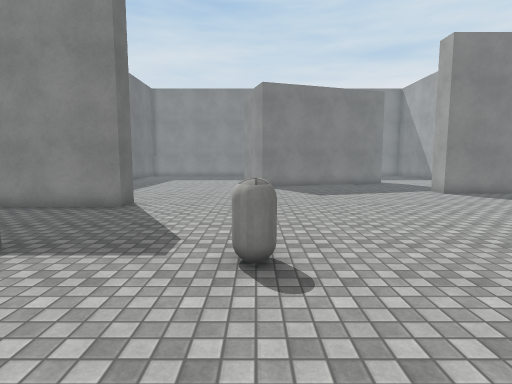
view 1 (above)

16 first-person views from a walk through a 3-D level made in the Unity game engine. The camera is 1.5 m above the floor, tilts 6° down and sees 80° across. The floor is counted in squares, 1 m on a side. Each view is taken from the middle of a square. On the plan, view 1 faces up. The plan holds only what a view shows up to about 15 squares ahead; the rest is blank. The place goes on beyond the plan. The player is left out. Surface patterns are stand-ins for the level's own textures.

view 2
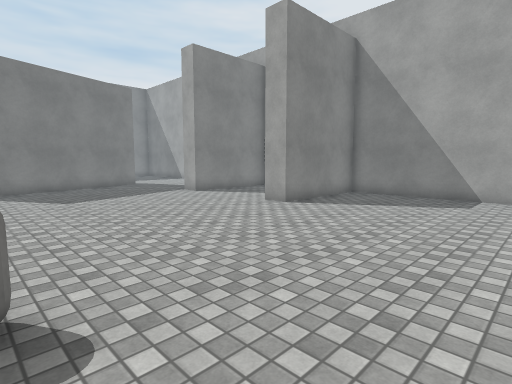

view 3
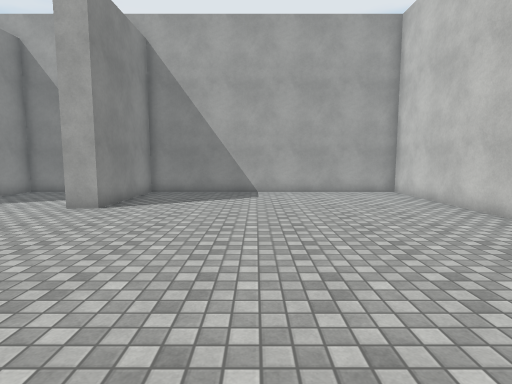

view 4
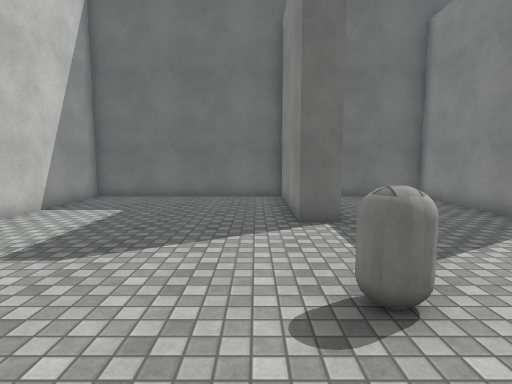

view 5
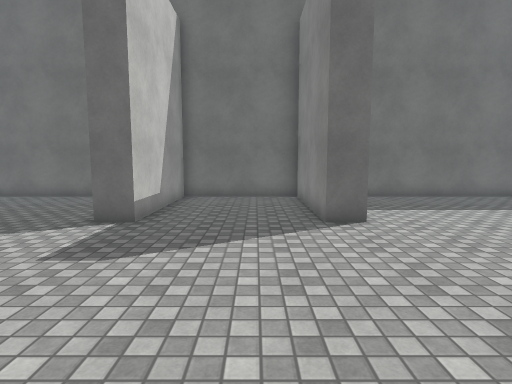

view 6
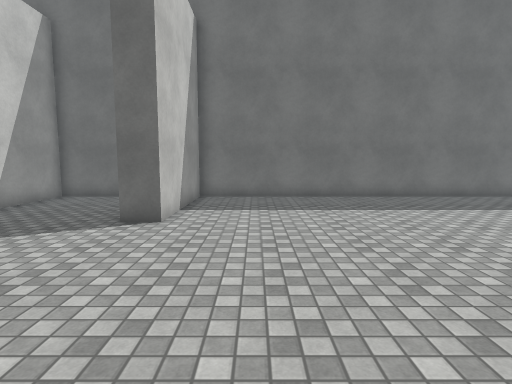

view 7
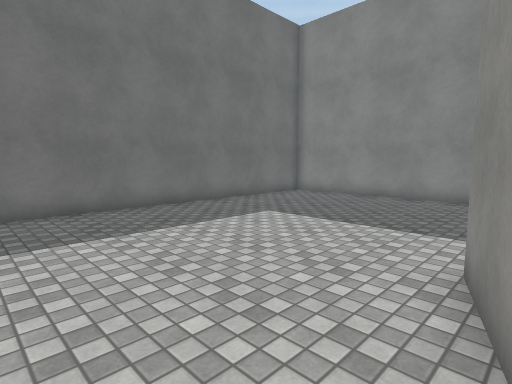

view 8
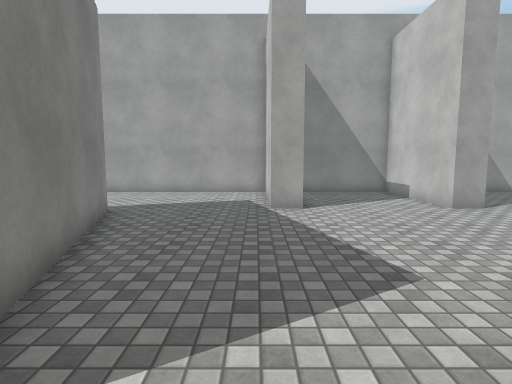

view 9
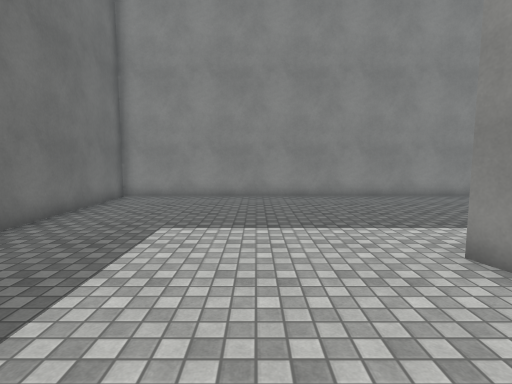

view 10
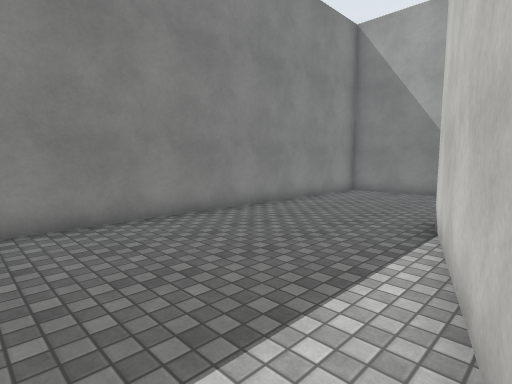

view 11
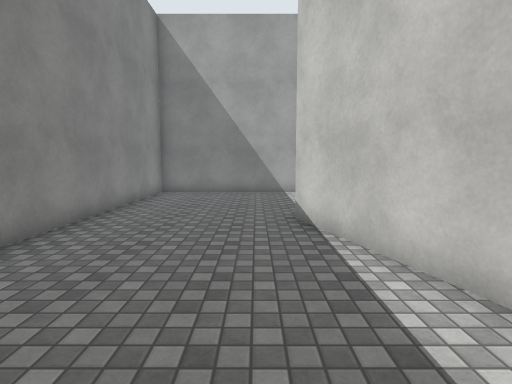

view 12
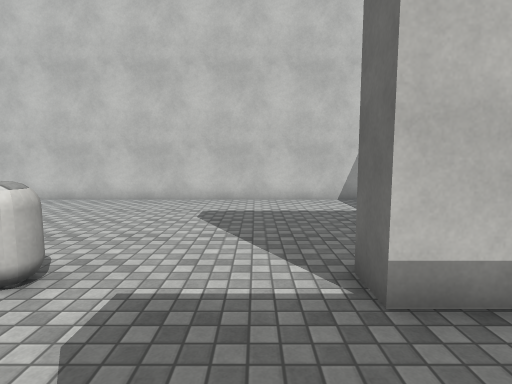

view 13
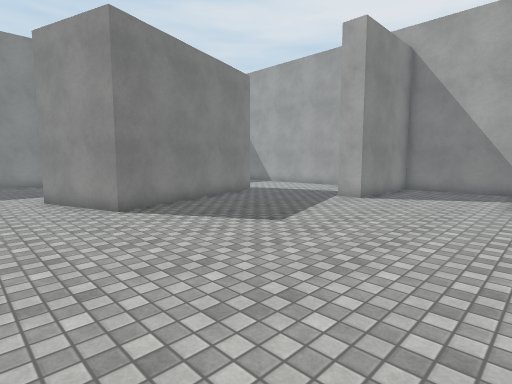

view 14
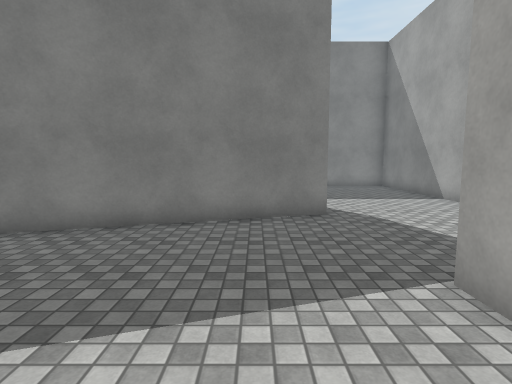

view 15
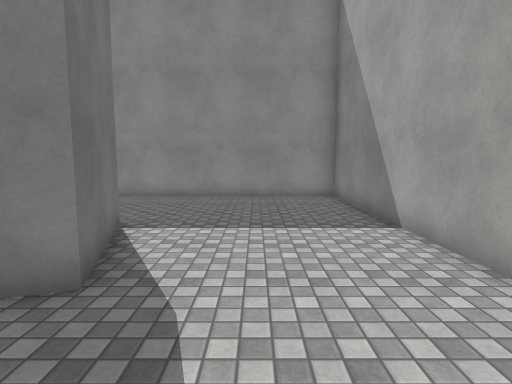

view 16
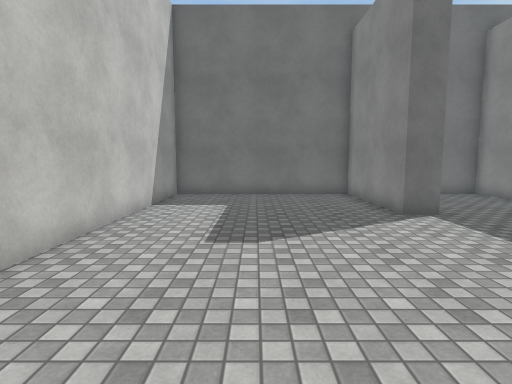

### Floor plan
Points are (right, up) in squares from view 1. A wall is a line through its corners. A room is listed if a view was taken in it or the views show most of it. See-through windows are left out.
Room 1 (views 1, 2, 3, 4, 5, 6, 7, 8, 9, 10, 11, 12, 13, 14, 15, 16)
walls: (8.8, 14.5) (12.9, 14.5); (0.9, 21.1) (6.8, 23) (8, 19.4) (0.4, 17) (-0.8, 20.6); (13.2, 14.5) (13.2, 28.4) (-9.4, 28.4) (-9.4, 10.7) (-4.3, 10.7) (-4.3, 9.7) (-9.4, 9.7) (-9.4, 5.1) (-4.3, 5.1) (-4.3, 4.1) (-9.4, 4.1) (-9.4, -3.5) (13.2, -3.5) (13.2, 7.9) (8.4, 7.9) (8.4, 8.9) (13.2, 8.9) (13.2, 13.5) (8.4, 13.5) (8.4, 14.6)
objects: other object (0, 4) to (0, 5)

Where each view was taken, in squares from view 1:
view 1: 0 up, 0 right, facing up
view 2: 1 up, 0 right, facing up-right
view 3: 3 up, 1 left, facing right
view 4: 3 up, 3 right, facing left
view 5: 8 up, 3 right, facing left
view 6: 13 up, 3 right, facing left
view 7: 16 up, 0 right, facing up-left
view 8: 15 up, 1 left, facing right
view 9: 16 up, 4 left, facing up
view 10: 21 up, 1 left, facing up-right
view 11: 24 up, 1 left, facing right
view 12: 8 up, 3 left, facing down
view 13: 8 up, 3 left, facing up-right
view 14: 11 up, 6 right, facing up
view 15: 16 up, 10 right, facing up
view 16: 0 up, 4 right, facing left
